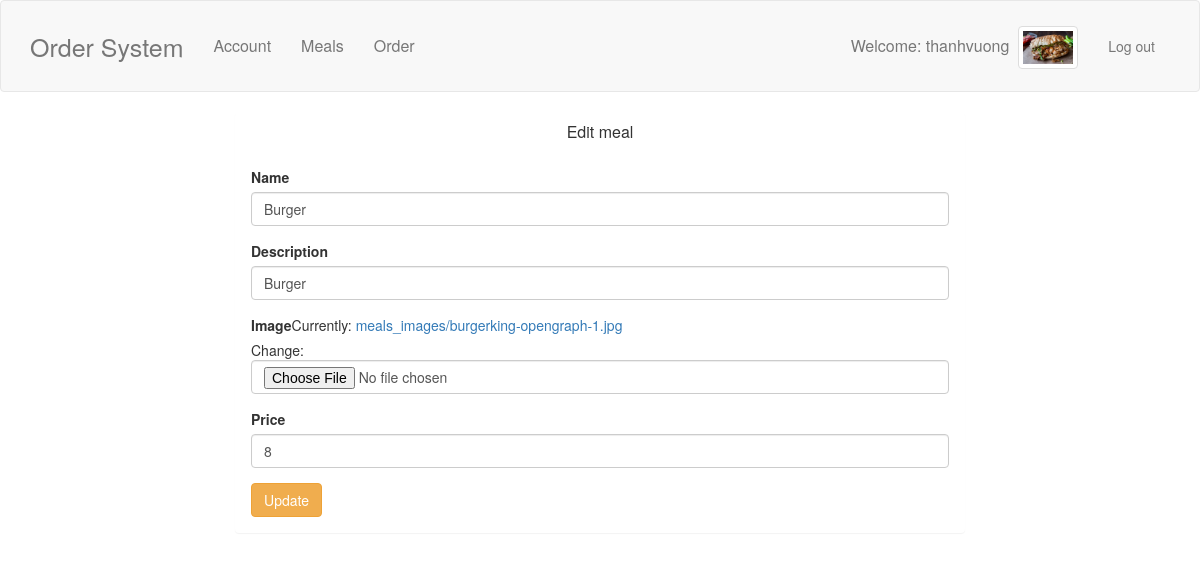
Page /restaurant/meals/edit/2/ (signed in) on the committed database.
### order_system_app/models.py (models this page shows, shortened)
class Restaurant(models.Model):
    user = models.OneToOneField(User, on_delete = models.CASCADE,related_name = 'restaurant')
    name = models.CharField(max_length=500)
    phone = models.CharField(max_length=500)
    address = models.CharField(max_length=500)
    logo = models.ImageField(upload_to = 'restaurant_logo/',blank=False)

class Meals(models.Model):
    restaurant = models.ForeignKey(Restaurant)
    name = models.CharField(max_length=500)
    description = models.CharField(max_length=500)
    image = models.ImageField(upload_to = 'meals_images/',blank=False)
    price = models.IntegerField(default = 0)

### order_system_app/views.py (the view)
# urls.py: url(r'^restaurant/meals/edit/(?P<meal_id>\d+)/$', views.restaurant_edit_meals,name='restaurant-edit-meals'),
@login_required(login_url='/restaurant/sign-in/')
def restaurant_edit_meals(request,meal_id):
    meals_form = MealsForm(instance=Meals.objects.get(id=meal_id)) # edit the meal based on id
    if request.method == "POST":
        meals_form = MealsForm(request.POST,request.FILES,instance=Meals.objects.get(id=meal_id))
        if meals_form.is_valid:
            meals_form.save()
            return redirect(restaurant_meals)
    return render(request, 'restaurant/edit_meals.html',{
    "meals_form" : meals_form
    })

### order_system_app/forms.py
class MealsForm(forms.ModelForm):
    class Meta:
        model = Meals
        exclude = ("restaurant",) #except for restaurant, no need to add

### order_system_app/templates/restaurant/edit_meals.html (shortened to what this page needs)
{% extends 'restaurant/base.html' %}
{% load bootstrap3 %}
{% block page %}
<div class=" col-lg-2"></div>
<div class="col-lg-8">
  <div class="panel">
    <div class="panel-heading">
      <h4 class="panel-title text-center">
        Edit meal
      </h4>
    </div>
    <div class="panel-body">
      <form method="POST" enctype="multipart/form-data">
        {% bootstrap_form meals_form %}
        <button type="submit" name="edit" class="btn btn-warning">Update</button>
      </form>
    </div>
  </div>
</div>
<div class=" col-lg-2"></div>
{% endblock %}

### order_system_app/templates/base.html (shortened to what this page needs)
{% load staticfiles %}
<!DOCTYPE html>
<html>
  <head>
    <link rel="stylesheet" href="{% static 'css/bootstrap.min.css' %}">
    <link rel="stylesheet" href="{% static 'css/style.css' %}">
  </head>
  <body>
    <nav class ="navbar navbar-default custom-navbar">
      <div class="container">
        <div class="navbar-header">
      <a class="navbar-brand brand-custom" href="{% url 'restaurant-home' %}">Order System</a>
        </div>
        <div class="collapse navbar-collapse nav-text" id="myNavbar">
        <ul class="nav navbar-nav navbar-left">
            {% block sidebar %}{% endblock %}
        </ul>
        <ul class="nav navbar-nav navbar-right">
          <li> <a href="#">Welcome: {{request.user}}&nbsp;&nbsp;<img src="{{MEDIA_URL}}{{request.user.restaurant.logo}}" class="img-thumbnail" width="60" height="60"> </a></li>
          <li><a href="{% url 'restaurant-sign-out' %}?next={{request.path}}" class="btn log-out-btn">Log out</a> </li>
        </ul>
      </div>
      </div>
    </nav>
    <div class="content container">
      <div class="row">
        <div class="col-md-12">
        {% block page %}{% endblock %}
        </div>
      </div>
    </div>
</body>
</html>

### order_system_app/static/css/style.css (style rules this page uses)
.brand-custom { font-size: 25px; }
.nav-text { font-size: 16px; }
.navbar-brand { line-height: 60px; }
.navbar-nav>li>a { line-height: 60px; }
.log-out-btn { border: none; }

### rows in the picture
Meals: name "Burger", description "Burger", price "8"

### other values in the picture
{{ request.user }} "thanhvuong"
